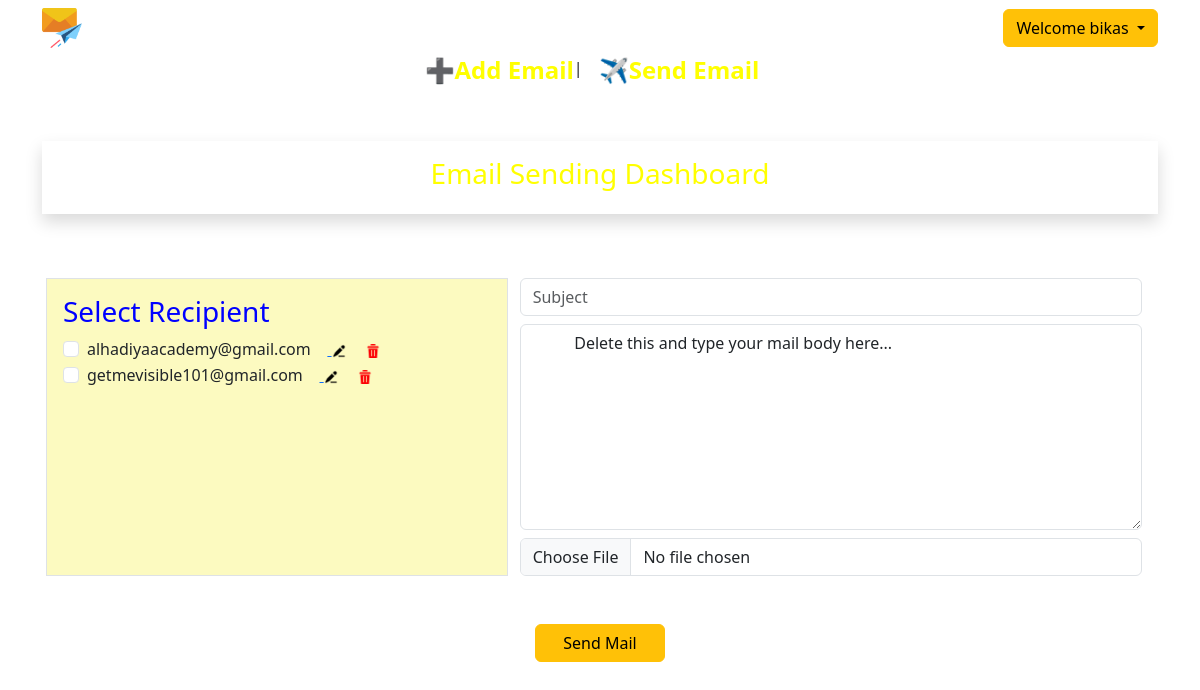
The app's page /emaildashboard (signed in) with its own data.
### home/models.py (models this page shows, shortened)
class EmailList(models.Model):
    name = models.CharField(max_length=100, null=True)
    email = models.EmailField(max_length=100, null=True)
    subject = models.CharField(max_length=100, null=True)
    attachment = models.FileField(upload_to='media', null=True)
    email_body = models.TextField(null=True)
    sender = models.ForeignKey(User, on_delete=models.CASCADE, null=True)

### home/views.py (the view, shortened to what this page needs)
# urls.py: path('emaildashboard', views.emaildashboard, name='emaildashboard'),
@login_required(login_url='signin')
def emaildashboard(request):
    all_entry = EmailList.objects.filter(sender = request.user)
    context = {
        'all_entry' : all_entry
    }
    return render(request, 'emaildashboard.html',context)

### templates/emaildashboard.html (shortened to what this page needs)
{% extends 'base.html' %}
{% block content %}
<div class="container mt-5">
    <div class="d-flex justify-content-center p-3 shadow">
        <h3 style="color: yellow;"> Email Sending Dashboard </h3>
    </div>
<form method="POST" class="p-3" enctype="multipart/form-data">
<div class="row mt-5">
    <div class="col-md-5 border p-3" style="background-color: #fcfac0;">
      <h3 style="color:blue;">Select Recipient</h3>
      {% for i in all_entry %}
        <div class="form-check">
            <input class="form-check-input" name="email" type="checkbox" value="{{i.email}}" id="flexCheckChecked" >
            <label class="form-check-label" for="flexCheckChecked">
              {{i.email}}
            </label>
            &nbsp &nbsp<a href="{% url 'editEmailList' i.id %}">
              <img src="/static/images/edit-text.png" style="width: 14px; height: 14px;"></a>
            <a href="{% url 'deleteEmailList' i.id %}">
            <img src="/static/images/delete.png" style="width: 14px; height: 14px;"></a>
          </div>
       {% endfor %}
    </div>
    <div class="col-md-7 ">
      <input type="text" name="subject" class="form-control" placeholder="Subject">
        <textarea rows="8" cols="50" class="form-control mt-2" name="email_body">
          Delete this and type your mail body here...
          </textarea>
      <input type="file" name="attachment" class="form-control mt-2">
    </div>
</div>
<div class="mt-5 d-flex justify-content-center">
  <button type="submit" class="btn btn-warning w-30" style="width: 130px;">Send Mail</button>
  </div>
</form>
</div>
{% endblock content %}

### templates/base.html (shortened to what this page needs)
<!doctype html>
<html lang="en">
  <head>
    <link href="https://cdn.jsdelivr.net/npm/bootstrap@5.3.0-alpha3/dist/css/bootstrap.min.css" rel="stylesheet">
  </head>
  <body>
    <nav class="navbar navbar-expand-lg container">
      <div class="container-fluid">
        <a href="{% url 'home' %}">
          <img src="/static/images/mail.png" style="width:40px; height: 40px;">
           </a>
        <div class="collapse navbar-collapse d-flex justify-content-end" id="navbarSupportedContent">
          <div class="dropdown ">
            <button class="btn btn-warning dropdown-toggle" type="button" data-bs-toggle="dropdown" aria-expanded="false">
              Welcome {{user.username}}
            </button>
          </div>
        </div>
      </div>
    </nav>
<div class="d-flex justify-content-center">
  <a href="{% url 'create_group' %}" style="text-decoration: none;">
  <h4 style="color:yellow; font-weight: 700;">➕Add Email</h4></a>
  |
  <a href="{% url 'emaildashboard' %}" style="text-decoration: none;">
  <h4 class="mx-3" style="color:yellow;  font-weight: 700;">✈️Send Email</h4></a>
</div>
{% block content %}
{% endblock content %}
</body>
</html>

### templates/emaildashboard.html (style rules this page uses)
body { background-image: url('https://img.freepik.com/free-photo/starry-night-sky_1048-11828.jpg?w=900&t=st=1685470391~exp=1685470991~hmac=65566bbde1103c7f4a953b06a67f6bce0f20a67b3c576cec327041009d0ac8ee'); background-repeat: no-repeat; background-size: cover; }

### records on screen
EmailList: email "alhadiyaacademy@gmail.com"
EmailList: email "getmevisible101@gmail.com"

### other values on screen
{{ user.username }} "bikas"
